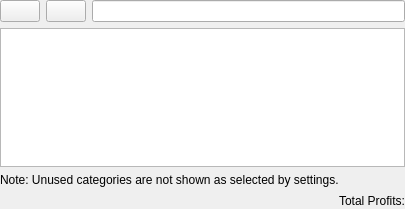
<?xml version="1.0" encoding="UTF-8"?>
<ui version="4.0">
 <class>KCategoriesView</class>
 <widget class="QWidget" name="KCategoriesView">
  <property name="geometry">
   <rect>
    <x>0</x>
    <y>0</y>
    <width>405</width>
    <height>209</height>
   </rect>
  </property>
  <layout class="QVBoxLayout">
   <property name="leftMargin">
    <number>0</number>
   </property>
   <property name="topMargin">
    <number>0</number>
   </property>
   <property name="rightMargin">
    <number>0</number>
   </property>
   <property name="bottomMargin">
    <number>0</number>
   </property>
   <item>
    <layout class="QHBoxLayout">
     <item>
      <widget class="QPushButton" name="m_collapseButton">
       <property name="toolTip">
        <string>Collapse all accounts in the list</string>
       </property>
       <property name="text">
        <string/>
       </property>
      </widget>
     </item>
     <item>
      <widget class="QPushButton" name="m_expandButton">
       <property name="toolTip">
        <string>Expand all accounts in the list</string>
       </property>
       <property name="text">
        <string/>
       </property>
      </widget>
     </item>
     <item>
      <widget class="KLineEdit" name="m_searchWidget">
       <property name="showClearButton" stdset="0">
        <bool>true</bool>
       </property>
      </widget>
     </item>
    </layout>
   </item>
   <item>
    <widget class="KMyMoneyAccountTreeView" name="m_accountTree"/>
   </item>
   <item>
    <widget class="QLabel" name="m_hiddenCategories">
     <property name="text">
      <string>Note: Unused categories are not shown as selected by settings.</string>
     </property>
     <property name="wordWrap">
      <bool>false</bool>
     </property>
    </widget>
   </item>
   <item>
    <layout class="QHBoxLayout">
     <item>
      <spacer name="Spacer1">
       <property name="orientation">
        <enum>Qt::Horizontal</enum>
       </property>
       <property name="sizeType">
        <enum>QSizePolicy::Expanding</enum>
       </property>
       <property name="sizeHint" stdset="0">
        <size>
         <width>310</width>
         <height>16</height>
        </size>
       </property>
      </spacer>
     </item>
     <item>
      <widget class="QLabel" name="m_totalProfitsLabel">
       <property name="minimumSize">
        <size>
         <width>150</width>
         <height>0</height>
        </size>
       </property>
       <property name="text">
        <string>Total Profits:</string>
       </property>
       <property name="textFormat">
        <enum>Qt::RichText</enum>
       </property>
       <property name="alignment">
        <set>Qt::AlignRight|Qt::AlignTrailing|Qt::AlignVCenter</set>
       </property>
       <property name="wordWrap">
        <bool>true</bool>
       </property>
      </widget>
     </item>
    </layout>
   </item>
  </layout>
 </widget>
 <layoutdefault spacing="6" margin="11"/>
 <customwidgets>
  <customwidget>
   <class>KLineEdit</class>
   <extends>QLineEdit</extends>
   <header>klineedit.h</header>
  </customwidget>
  <customwidget>
   <class>KMyMoneyAccountTreeView</class>
   <extends>QTreeView</extends>
   <header>kmymoneyaccounttreeview.h</header>
  </customwidget>
 </customwidgets>
 <resources/>
 <connections>
  <connection>
   <sender>m_collapseButton</sender>
   <signal>clicked()</signal>
   <receiver>m_accountTree</receiver>
   <slot>collapseAll()</slot>
   <hints>
    <hint type="sourcelabel">
     <x>327</x>
     <y>140</y>
    </hint>
    <hint type="destinationlabel">
     <x>202</x>
     <y>58</y>
    </hint>
   </hints>
  </connection>
  <connection>
   <sender>m_expandButton</sender>
   <signal>clicked()</signal>
   <receiver>m_accountTree</receiver>
   <slot>expandAll()</slot>
   <hints>
    <hint type="sourcelabel">
     <x>380</x>
     <y>140</y>
    </hint>
    <hint type="destinationlabel">
     <x>202</x>
     <y>58</y>
    </hint>
   </hints>
  </connection>
 </connections>
</ui>
